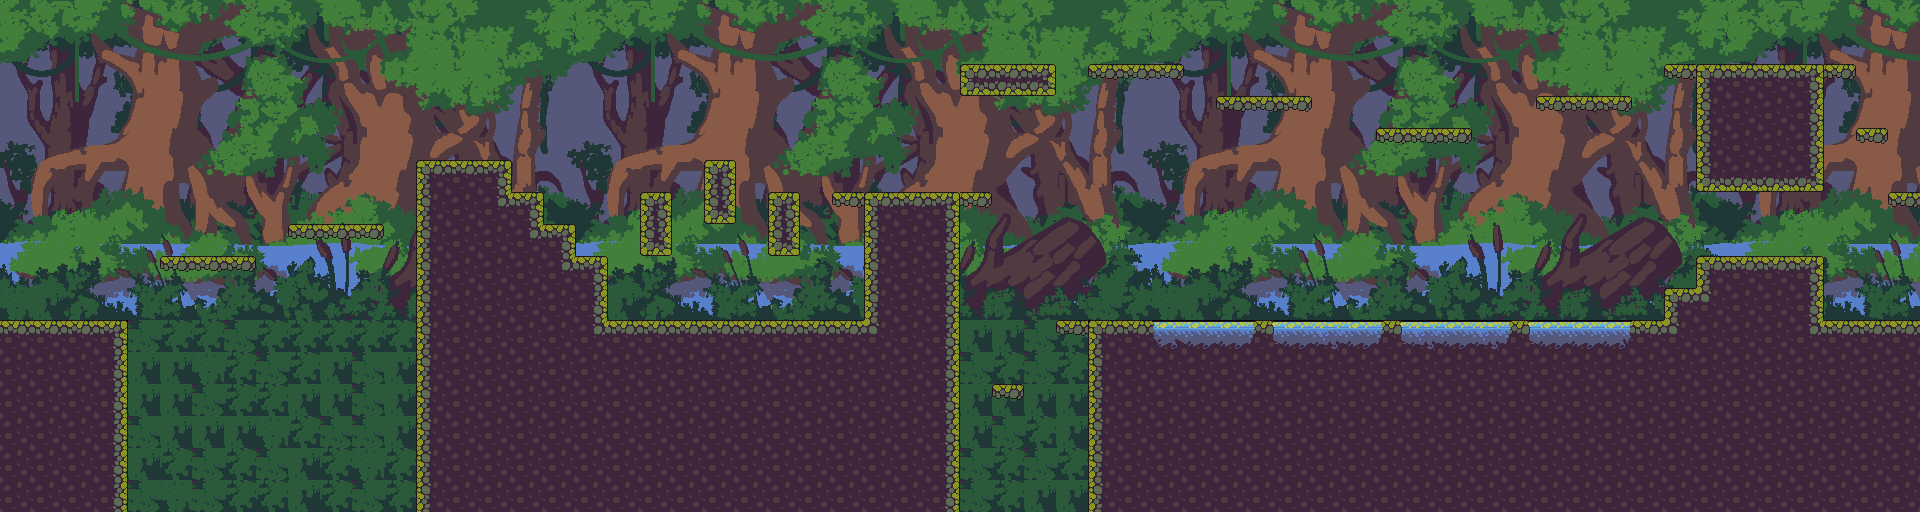

The image is a tile-based game level rendered from a .tmx file. Its description and source (layers, tilesets, objects; grid data summarised) follow:
An orthogonal 60x16 tile map with 32x32 px tiles, 2 tile layers (Background, Ground-n-Platforms), 2 tilesets and 35 objects (27x coin).

<map version="1.11" tiledversion="1.11.2" orientation="orthogonal" renderorder="right-down" width="60" height="16" tilewidth="32" tileheight="32" infinite="0" nextlayerid="7" nextobjectid="81">
 <editorsettings>
  <export target="platformer-level-1.tmj" format="json" />
 </editorsettings>
 <tileset firstgid="1" name="kenny_tilemap_packed" tilewidth="18" tileheight="18" tilecount="180" columns="20">
  <image source="tilemap_packed.png" width="360" height="162" />
  <tile id="0">
   <properties>
    <property name="collides" type="bool" value="true" />
   </properties>
  </tile>
  <tile id="1">
   <properties>
    <property name="collides" type="bool" value="true" />
   </properties>
  </tile>
  <tile id="2">
   <properties>
    <property name="collides" type="bool" value="true" />
   </properties>
  </tile>
  <tile id="3">
   <properties>
    <property name="collides" type="bool" value="true" />
   </properties>
  </tile>
  <tile id="20">
   <properties>
    <property name="collides" type="bool" value="true" />
   </properties>
  </tile>
  <tile id="21">
   <properties>
    <property name="collides" type="bool" value="true" />
   </properties>
  </tile>
  <tile id="22">
   <properties>
    <property name="collides" type="bool" value="true" />
   </properties>
  </tile>
  <tile id="23">
   <properties>
    <property name="collides" type="bool" value="true" />
   </properties>
  </tile>
  <tile id="33">
   <properties>
    <property name="water" type="bool" value="true" />
   </properties>
  </tile>
  <tile id="34">
   <properties>
    <property name="collides" type="bool" value="true" />
   </properties>
  </tile>
  <tile id="40">
   <properties>
    <property name="collides" type="bool" value="true" />
   </properties>
  </tile>
  <tile id="41">
   <properties>
    <property name="collides" type="bool" value="true" />
   </properties>
  </tile>
  <tile id="42">
   <properties>
    <property name="collides" type="bool" value="true" />
   </properties>
  </tile>
  <tile id="43">
   <properties>
    <property name="collides" type="bool" value="true" />
   </properties>
  </tile>
  <tile id="47">
   <properties>
    <property name="collides" type="bool" value="true" />
   </properties>
  </tile>
  <tile id="48">
   <properties>
    <property name="collides" type="bool" value="true" />
   </properties>
  </tile>
  <tile id="49">
   <properties>
    <property name="collides" type="bool" value="true" />
   </properties>
  </tile>
  <tile id="50">
   <properties>
    <property name="collides" type="bool" value="true" />
   </properties>
  </tile>
  <tile id="53">
   <properties>
    <property name="water" type="bool" value="true" />
   </properties>
  </tile>
  <tile id="60">
   <properties>
    <property name="collides" type="bool" value="true" />
   </properties>
  </tile>
  <tile id="61">
   <properties>
    <property name="collides" type="bool" value="true" />
   </properties>
  </tile>
  <tile id="62">
   <properties>
    <property name="collides" type="bool" value="true" />
   </properties>
  </tile>
  <tile id="63">
   <properties>
    <property name="collides" type="bool" value="true" />
   </properties>
  </tile>
  <tile id="73">
   <properties>
    <property name="water" type="bool" value="true" />
   </properties>
  </tile>
  <tile id="80">
   <properties>
    <property name="collides" type="bool" value="true" />
   </properties>
  </tile>
  <tile id="81">
   <properties>
    <property name="collides" type="bool" value="true" />
   </properties>
  </tile>
  <tile id="82">
   <properties>
    <property name="collides" type="bool" value="true" />
   </properties>
  </tile>
  <tile id="83">
   <properties>
    <property name="collides" type="bool" value="true" />
   </properties>
  </tile>
  <tile id="100">
   <properties>
    <property name="collides" type="bool" value="true" />
   </properties>
  </tile>
  <tile id="101">
   <properties>
    <property name="collides" type="bool" value="true" />
   </properties>
  </tile>
  <tile id="102">
   <properties>
    <property name="collides" type="bool" value="true" />
   </properties>
  </tile>
  <tile id="103">
   <properties>
    <property name="collides" type="bool" value="true" />
   </properties>
  </tile>
  <tile id="120">
   <properties>
    <property name="collides" type="bool" value="true" />
   </properties>
  </tile>
  <tile id="121">
   <properties>
    <property name="collides" type="bool" value="true" />
   </properties>
  </tile>
  <tile id="122">
   <properties>
    <property name="collides" type="bool" value="true" />
   </properties>
  </tile>
  <tile id="123">
   <properties>
    <property name="collides" type="bool" value="true" />
   </properties>
  </tile>
  <tile id="140">
   <properties>
    <property name="collides" type="bool" value="true" />
   </properties>
  </tile>
  <tile id="141">
   <properties>
    <property name="collides" type="bool" value="true" />
   </properties>
  </tile>
  <tile id="142">
   <properties>
    <property name="collides" type="bool" value="true" />
   </properties>
  </tile>
  <tile id="143">
   <properties>
    <property name="collides" type="bool" value="true" />
   </properties>
  </tile>
  <tile id="151">
   <animation>
    <frame tileid="151" duration="100" />
    <frame tileid="152" duration="100" />
   </animation>
  </tile>
 </tileset>
 <tileset firstgid="181" name="swampalicious" tilewidth="32" tileheight="32" tilecount="288" columns="18">
  <image source="swamp.png" width="576" height="512" />
  <tile id="0">
   <properties>
    <property name="collides" type="bool" value="true" />
   </properties>
  </tile>
  <tile id="1">
   <properties>
    <property name="collides" type="bool" value="true" />
   </properties>
  </tile>
  <tile id="2">
   <properties>
    <property name="collides" type="bool" value="true" />
   </properties>
  </tile>
  <tile id="3">
   <properties>
    <property name="collides" type="bool" value="true" />
   </properties>
  </tile>
  <tile id="4">
   <properties>
    <property name="collides" type="bool" value="true" />
   </properties>
  </tile>
  <tile id="5">
   <properties>
    <property name="collides" type="bool" value="true" />
   </properties>
  </tile>
  <tile id="6">
   <properties>
    <property name="collides" type="bool" value="true" />
   </properties>
  </tile>
  <tile id="7">
   <properties>
    <property name="collides" type="bool" value="true" />
   </properties>
  </tile>
  <tile id="8">
   <properties>
    <property name="collides" type="bool" value="true" />
   </properties>
  </tile>
  <tile id="9">
   <properties>
    <property name="collides" type="bool" value="false" />
    <property name="slow" type="bool" value="true" />
   </properties>
   <objectgroup draworder="index" id="2">
    <object id="1" x="0.131561" y="24.8026" width="32.1053" height="7.23684">
     <properties>
      <property name="collides" type="bool" value="true" />
     </properties>
    </object>
   </objectgroup>
  </tile>
  <tile id="18">
   <properties>
    <property name="collides" type="bool" value="true" />
   </properties>
  </tile>
  <tile id="19">
   <properties>
    <property name="collides" type="bool" value="true" />
   </properties>
  </tile>
  <tile id="20">
   <properties>
    <property name="collides" type="bool" value="true" />
   </properties>
  </tile>
  <tile id="21">
   <properties>
    <property name="collides" type="bool" value="true" />
   </properties>
  </tile>
  <tile id="22">
   <properties>
    <property name="collides" type="bool" value="true" />
   </properties>
  </tile>
  <tile id="23">
   <properties>
    <property name="collides" type="bool" value="true" />
   </properties>
  </tile>
  <tile id="24">
   <properties>
    <property name="collides" type="bool" value="true" />
   </properties>
  </tile>
  <tile id="25">
   <properties>
    <property name="collides" type="bool" value="true" />
   </properties>
  </tile>
  <tile id="26">
   <properties>
    <property name="collides" type="bool" value="true" />
   </properties>
  </tile>
  <tile id="27">
   <properties>
    <property name="collides" type="bool" value="false" />
    <property name="slow" type="bool" value="true" />
   </properties>
   <objectgroup draworder="index" id="2">
    <object id="1" x="0.131561" y="24.9342" width="32.1053" height="7.23684">
     <properties>
      <property name="collides" type="bool" value="true" />
     </properties>
    </object>
   </objectgroup>
  </tile>
  <tile id="36">
   <properties>
    <property name="collides" type="bool" value="true" />
   </properties>
  </tile>
  <tile id="37">
   <properties>
    <property name="collides" type="bool" value="true" />
   </properties>
  </tile>
  <tile id="38">
   <properties>
    <property name="collides" type="bool" value="true" />
   </properties>
  </tile>
  <tile id="39">
   <properties>
    <property name="collides" type="bool" value="true" />
   </properties>
  </tile>
  <tile id="40">
   <properties>
    <property name="collides" type="bool" value="true" />
   </properties>
  </tile>
  <tile id="41">
   <properties>
    <property name="collides" type="bool" value="true" />
   </properties>
  </tile>
  <tile id="42">
   <properties>
    <property name="collides" type="bool" value="true" />
   </properties>
  </tile>
  <tile id="43">
   <properties>
    <property name="collides" type="bool" value="true" />
   </properties>
  </tile>
  <tile id="44">
   <properties>
    <property name="collides" type="bool" value="true" />
   </properties>
  </tile>
  <tile id="45">
   <properties>
    <property name="collides" type="bool" value="false" />
    <property name="slow" type="bool" value="true" />
   </properties>
   <objectgroup draworder="index" id="2">
    <object id="1" x="-1.84211e-05" y="24.5395" width="32.1053" height="7.23684">
     <properties>
      <property name="collides" type="bool" value="true" />
     </properties>
    </object>
   </objectgroup>
  </tile>
  <tile id="54">
   <properties>
    <property name="collides" type="bool" value="true" />
   </properties>
  </tile>
  <tile id="55">
   <properties>
    <property name="collides" type="bool" value="true" />
   </properties>
  </tile>
  <tile id="56">
   <properties>
    <property name="collides" type="bool" value="true" />
   </properties>
  </tile>
  <tile id="57">
   <properties>
    <property name="collides" type="bool" value="true" />
   </properties>
  </tile>
  <tile id="58">
   <properties>
    <property name="collides" type="bool" value="true" />
   </properties>
  </tile>
  <tile id="59">
   <properties>
    <property name="collides" type="bool" value="true" />
   </properties>
  </tile>
  <tile id="60">
   <properties>
    <property name="collides" type="bool" value="true" />
   </properties>
  </tile>
  <tile id="61">
   <properties>
    <property name="collides" type="bool" value="true" />
   </properties>
  </tile>
  <tile id="62">
   <properties>
    <property name="collides" type="bool" value="true" />
   </properties>
  </tile>
  <tile id="63">
   <properties>
    <property name="collides" type="bool" value="false" />
    <property name="slow" type="bool" value="true" />
   </properties>
   <objectgroup draworder="index" id="2">
    <object id="1" x="-1.84211e-05" y="24.4079" width="32.1053" height="7.23684">
     <properties>
      <property name="collides" type="bool" value="true" />
     </properties>
    </object>
   </objectgroup>
  </tile>
  <tile id="72">
   <properties>
    <property name="collides" type="bool" value="true" />
   </properties>
  </tile>
  <tile id="73">
   <properties>
    <property name="collides" type="bool" value="true" />
   </properties>
  </tile>
  <tile id="74">
   <properties>
    <property name="collides" type="bool" value="true" />
   </properties>
  </tile>
  <tile id="75">
   <properties>
    <property name="collides" type="bool" value="true" />
   </properties>
  </tile>
  <tile id="76">
   <properties>
    <property name="collides" type="bool" value="true" />
   </properties>
  </tile>
  <tile id="77">
   <properties>
    <property name="collides" type="bool" value="true" />
   </properties>
  </tile>
  <tile id="78">
   <properties>
    <property name="collides" type="bool" value="true" />
   </properties>
   <objectgroup draworder="index" id="2">
    <object id="1" x="0.263158" y="31.5789">
     <properties>
      <property name="collides" type="bool" value="false" />
     </properties>
     <polygon points="0,0 31.1842,-31.5789 -0.657895,-31.5789" />
    </object>
   </objectgroup>
  </tile>
  <tile id="79">
   <properties>
    <property name="collides" type="bool" value="true" />
   </properties>
   <objectgroup draworder="index" id="2">
    <object id="1" x="0.789474" y="0.131579">
     <polygon points="-0.657895,0 31.3158,31.9737 31.4474,0" />
    </object>
    <object id="2" x="0" y="0" width="32" height="32">
     <properties>
      <property name="collides" type="bool" value="false" />
     </properties>
    </object>
   </objectgroup>
  </tile>
  <tile id="80">
   <properties>
    <property name="collides" type="bool" value="true" />
   </properties>
  </tile>
  <tile id="81">
   <properties>
    <property name="collides" type="bool" value="false" />
    <property name="slow" type="bool" value="true" />
   </properties>
   <objectgroup draworder="index" id="2">
    <object id="1" x="-1.11022e-15" y="24.7368" width="32.1053" height="7.23684">
     <properties>
      <property name="collides" type="bool" value="true" />
     </properties>
    </object>
   </objectgroup>
  </tile>
  <tile id="90">
   <properties>
    <property name="collides" type="bool" value="true" />
   </properties>
  </tile>
  <tile id="91">
   <properties>
    <property name="collides" type="bool" value="true" />
   </properties>
  </tile>
  <tile id="92">
   <properties>
    <property name="collides" type="bool" value="true" />
   </properties>
  </tile>
  <tile id="93">
   <properties>
    <property name="collides" type="bool" value="true" />
   </properties>
  </tile>
  <tile id="94">
   <properties>
    <property name="collides" type="bool" value="true" />
   </properties>
  </tile>
  <tile id="95">
   <properties>
    <property name="collides" type="bool" value="true" />
   </properties>
  </tile>
  <tile id="96">
   <properties>
    <property name="collides" type="bool" value="true" />
   </properties>
  </tile>
  <tile id="97">
   <properties>
    <property name="collides" type="bool" value="true" />
   </properties>
  </tile>
  <tile id="98">
   <properties>
    <property name="collides" type="bool" value="true" />
   </properties>
  </tile>
  <tile id="99">
   <properties>
    <property name="collides" type="bool" value="true" />
    <property name="slow" type="bool" value="false" />
   </properties>
  </tile>
 </tileset>
 <layer id="4" name="Background" width="60" height="16">
  <data>[960 cells, 678 non-empty, 180 distinct tile ids]</data>
 </layer>
 <layer id="6" name="Ground-n-Platforms" width="60" height="16">
  <data>[960 cells, 526 non-empty, 173 distinct tile ids]</data>
 </layer>
 <objectgroup id="3" name="Objects">
  <object id="49" name="coin" gid="152" x="166.913" y="246.92" width="18" height="18" />
  <object id="54" name="coin" gid="152" x="293.667" y="217.667" width="18" height="18" />
  <object id="55" name="coin" gid="152" x="199" y="245.667" width="18" height="18" />
  <object id="56" name="coin" gid="152" x="228.333" y="249.667" width="18" height="18" />
  <object id="57" name="coin" gid="152" x="328.333" y="219" width="18" height="18" />
  <object id="58" name="coin" gid="152" x="363" y="220.333" width="18" height="18" />
  <object id="59" name="coin" gid="152" x="711" y="156.333" width="18" height="18" />
  <object id="60" name="coin" gid="152" x="775" y="188.333" width="18" height="18" />
  <object id="61" name="coin" gid="152" x="649.667" y="189.667" width="18" height="18" />
  <object id="62" name="coin" gid="152" x="999" y="379" width="18" height="18" />
  <object id="63" name="coin" gid="152" x="1253.67" y="311" width="18" height="18" />
  <object id="64" name="coin" gid="152" x="1385.67" y="315" width="18" height="18" />
  <object id="65" name="coin" gid="152" x="1513.67" y="321.667" width="18" height="18" />
  <object id="66" name="coin" gid="152" x="1636.33" y="320.333" width="18" height="18" />
  <object id="68" name="coin" gid="152" x="1092.33" y="53.667" width="18" height="18" />
  <object id="69" name="coin" gid="152" x="1127" y="55" width="18" height="18" />
  <object id="70" name="coin" gid="152" x="1161.67" y="56.333" width="18" height="18" />
  <object id="71" name="coin" gid="152" x="1223" y="89.667" width="18" height="18" />
  <object id="72" name="coin" gid="152" x="1257.67" y="91" width="18" height="18" />
  <object id="73" name="coin" gid="152" x="1292.33" y="92.333" width="18" height="18" />
  <object id="74" name="coin" gid="152" x="1384.33" y="121.667" width="18" height="18" />
  <object id="75" name="coin" gid="152" x="1419" y="123" width="18" height="18" />
  <object id="76" name="coin" gid="152" x="1453.67" y="124.333" width="18" height="18" />
  <object id="77" name="coin" gid="152" x="1540.33" y="89.667" width="18" height="18" />
  <object id="78" name="coin" gid="152" x="1575" y="91" width="18" height="18" />
  <object id="79" name="coin" gid="152" x="1609.67" y="92.333" width="18" height="18" />
  <object id="80" name="coin" gid="152" x="1864.33" y="124.333" width="18" height="18" />
 </objectgroup>
</map>
